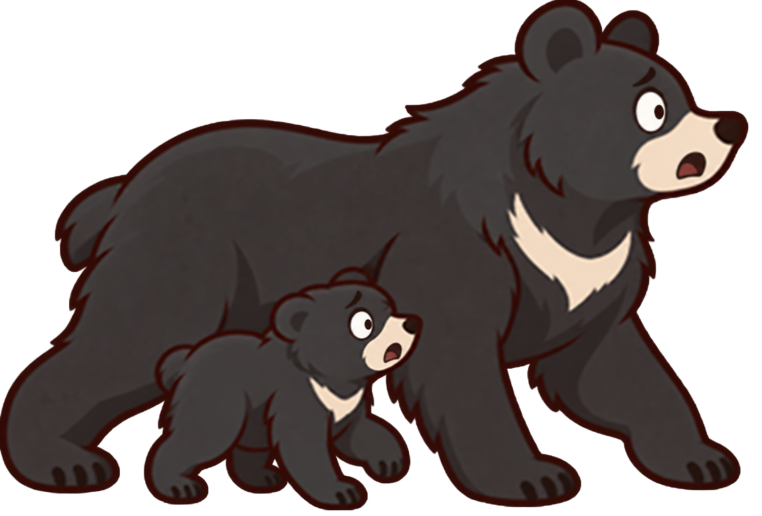
#> input picture concepts/animal-art-v1/panic-faces/bear-panic-src.png, 1524 x 1032 px (shown at 1/2 size)
$ python fit-panic.py bear-panic-src.png bear-source.png out.png 1.0
#> lines starting #> are read from the running program, lines starting #| are printed output that depends on the picture; after the words box and inside, x2 and y2 are one past the last pixel; in counts of white or black regions, pixels touching at a corner belong together
# usage: fit-panic.py <src.png> <calm.png> <out.png> [low=.55]
# Fits a ChatGPT panic edit onto the calm file's frame by matching the
# part below `low` (the legs), which the edit must not have moved. A head
# part (the fox) passes 0 to match the whole silhouette.
import sys
from PIL import Image
import numpy as np
src=Image.open(sys.argv[1]).convert('RGBA'); calm=Image.open(sys.argv[2]).convert('RGBA')
#> further down, src is the input picture: PIL image 1524x1032 RGBA; mean R, G, B, A 41.5, 33.8, 32.1, 155.3
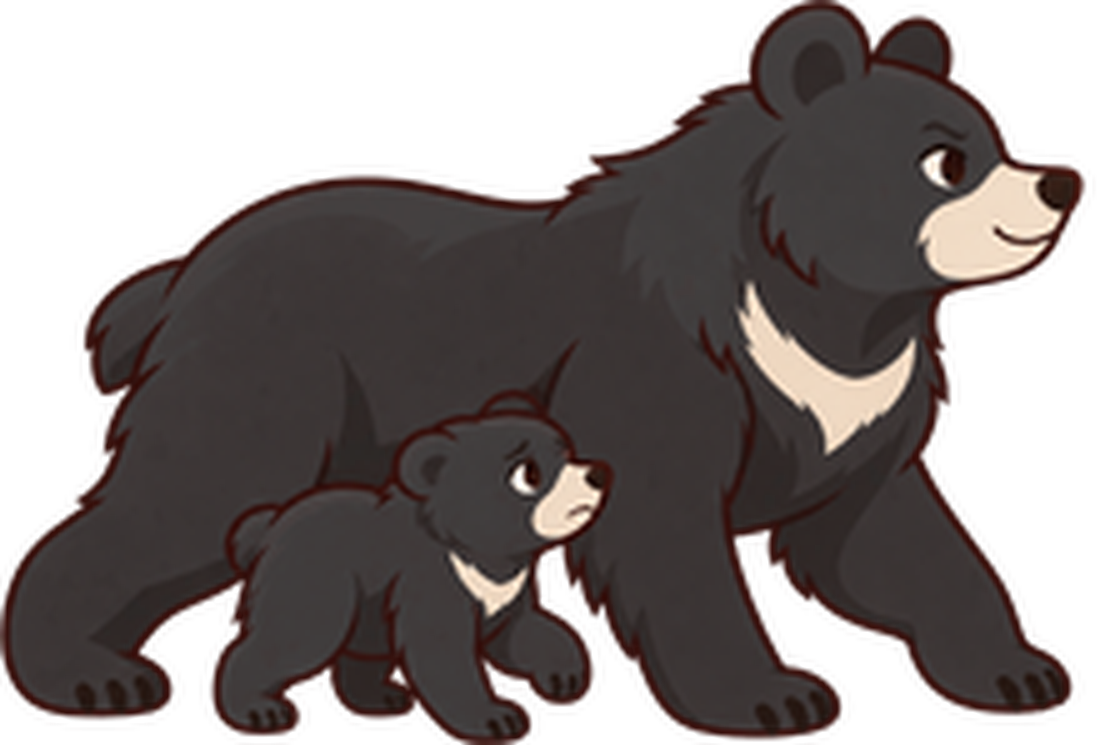
#> input picture concepts/animal-art-v1/panic-faces/bear-source.png, 1100 x 745 px
#> further down, calm is the input picture: PIL image 1100x745 RGBA; mean R, G, B, A 43.6, 35.5, 34.3, 154.1
print('src',src.size,'alpha range',np.array(src)[...,3].min(),np.array(src)[...,3].max(),'calm',calm.size)
#| src (1524, 1032) alpha range 0 255 calm (1100, 745)
ca=np.array(calm)[...,3]>128; H,W=ca.shape
#> after `ca = np.array(calm)[..., 3] > 128`:
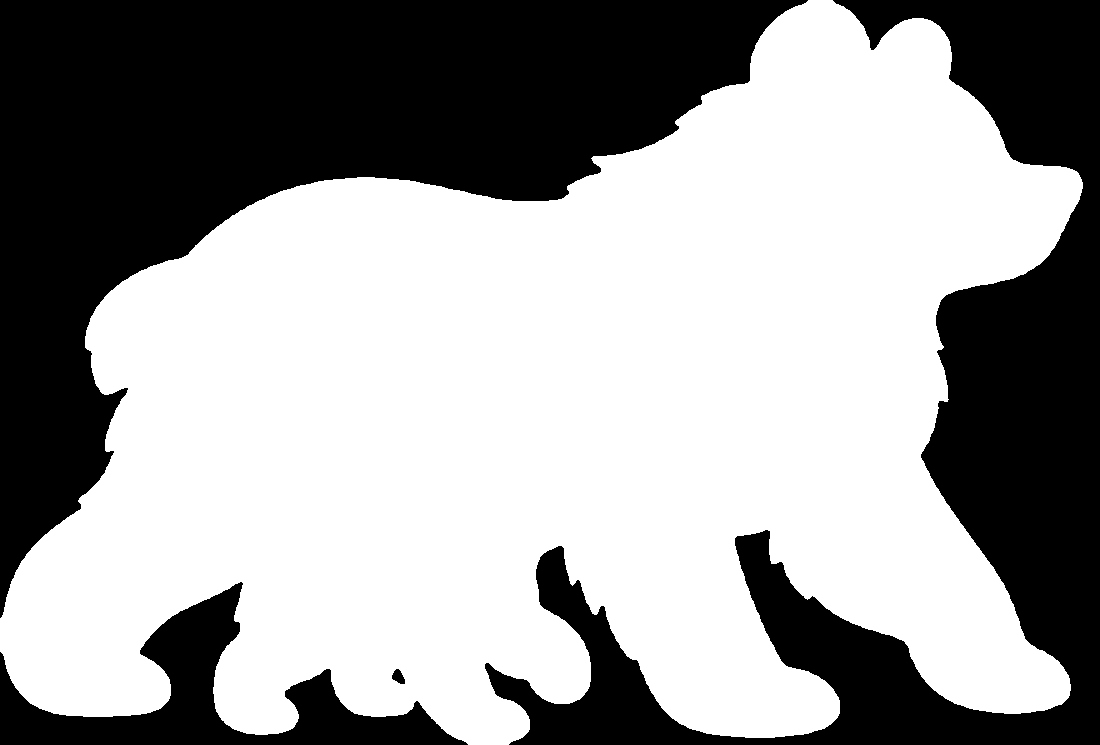
#> ca: shape (745, 1100) bool; 60.9% white; 4 black regions, box (x1, y1, x2, y2) and area: (0, 0, 808, 618) 176989, (485, 0, 1100, 745) 121022, (0, 582, 468, 745) 22378, (392, 669, 405, 684) 128
#> after `H, W = ca.shape`: H = 745; W = 1100
LOW=float(sys.argv[4]) if len(sys.argv)>4 else .55  # fraction of the height above the part that must not move
mask=np.zeros_like(ca); mask[int(H*LOW):,:]=True
def place(sc,dx,dy):
    w=round(W*sc); h=round(src.height*w/src.width)
    im=src.resize((w,h),Image.LANCZOS)
    x0=dx+(W-w)//2; y0=dy+(H-h)//2
    canvas=Image.new('RGBA',(W,H),(0,0,0,0))
    canvas.paste(im,(x0,y0),im)
    return canvas
best=None
for sc in np.arange(0.94,1.065,0.005):
    w=round(W*sc); h=round(src.height*w/src.width)
    a=np.array(src.resize((w,h),Image.LANCZOS))[...,3]>128
    for dx in range(-10,11):
        for dy in range(-10,11):
            can=np.zeros((H,W),bool); x0=dx+(W-w)//2; y0=dy+(H-h)//2
            sx,sy=max(0,-x0),max(0,-y0); tx,ty=max(0,x0),max(0,y0)
            ww=min(w-sx,W-tx); hh=min(h-sy,H-ty)
            can[ty:ty+hh,tx:tx+ww]=a[sy:sy+hh,sx:sx+ww]
            m=ca&mask; c=can&mask; iou=(m&c).sum()/max(1,(m|c).sum())
            if best is None or iou>best[0]: best=(iou,sc,dx,dy)
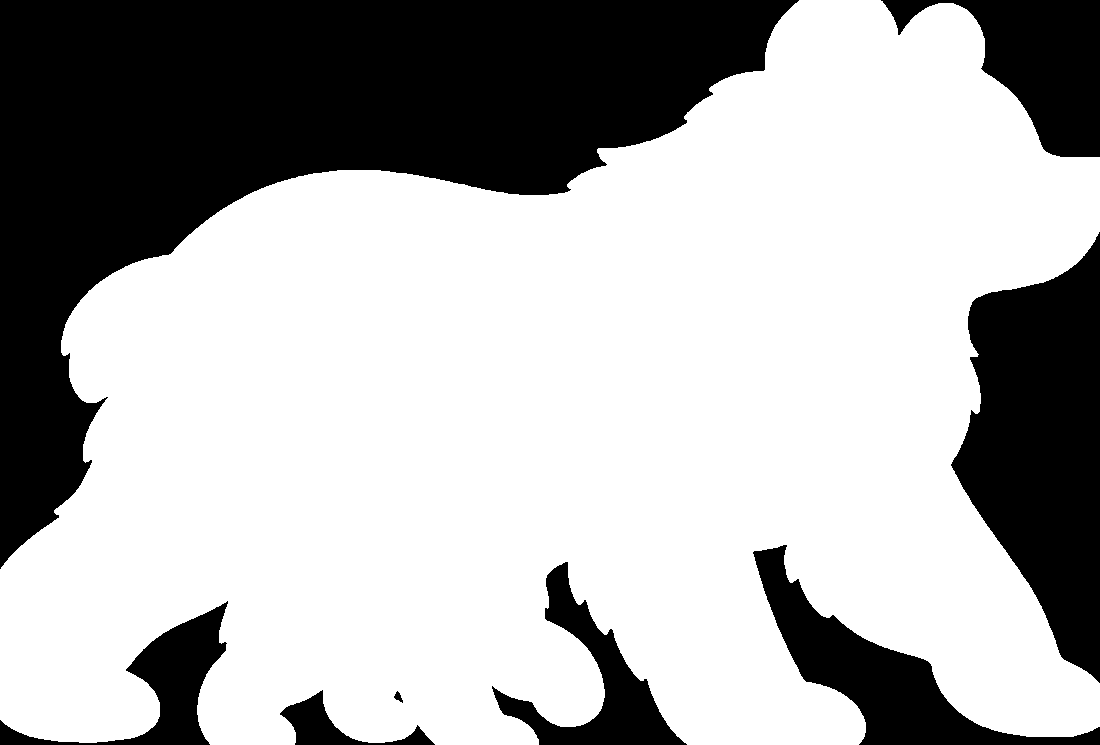
#> can: shape (745, 1100) bool; 68% white; 8 black regions, largest, box (x1, y1, x2, y2) and area: (0, 0, 799, 569) 166494, (951, 232, 1100, 683) 41731, (753, 545, 1100, 745) 17074
#> after the loop, best = (0, 0.94, -10, -10)
print('best lower-body IoU %.4f scale %.3f dx %d dy %d'%best)
#| best lower-body IoU 0.0000 scale 0.940 dx -10 dy -10
out=place(*best[1:]); out.save(sys.argv[3])
#> in place, `w = round(W * sc)`: w = 1034
#> in place, `h = round(src.height * w / src.width)`: h = 700
#> in place, `im=src.resize((w,h),Image.LANCZOS)`:
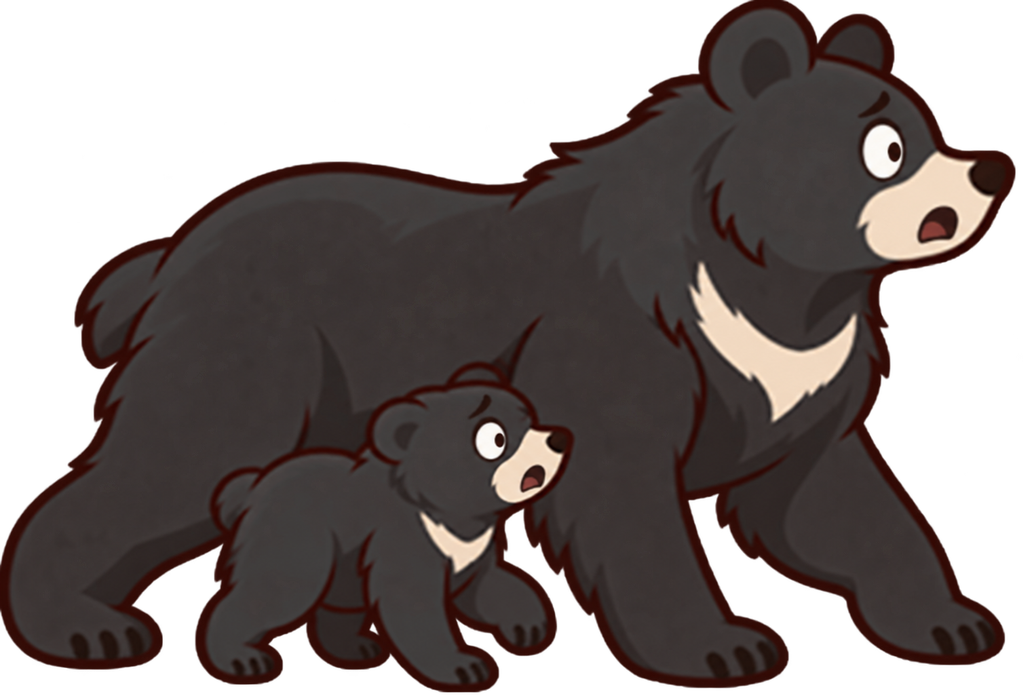
#> im: PIL image 1034x700 RGBA; mean R, G, B, A 41.1, 33.5, 31.8, 155.3; transparent parts drawn white
#> in place, `x0 = dx + (W - w) // 2`: x0 = 23
#> in place, `y0 = dy + (H - h) // 2`: y0 = 12
#> in place, `canvas=Image.new('RGBA',(W,H),(0,0,0,0))`: canvas: PIL image 1100x745 RGBA; every value is 0
#> in place, `canvas.paste(im,(x0,y0),im)`:
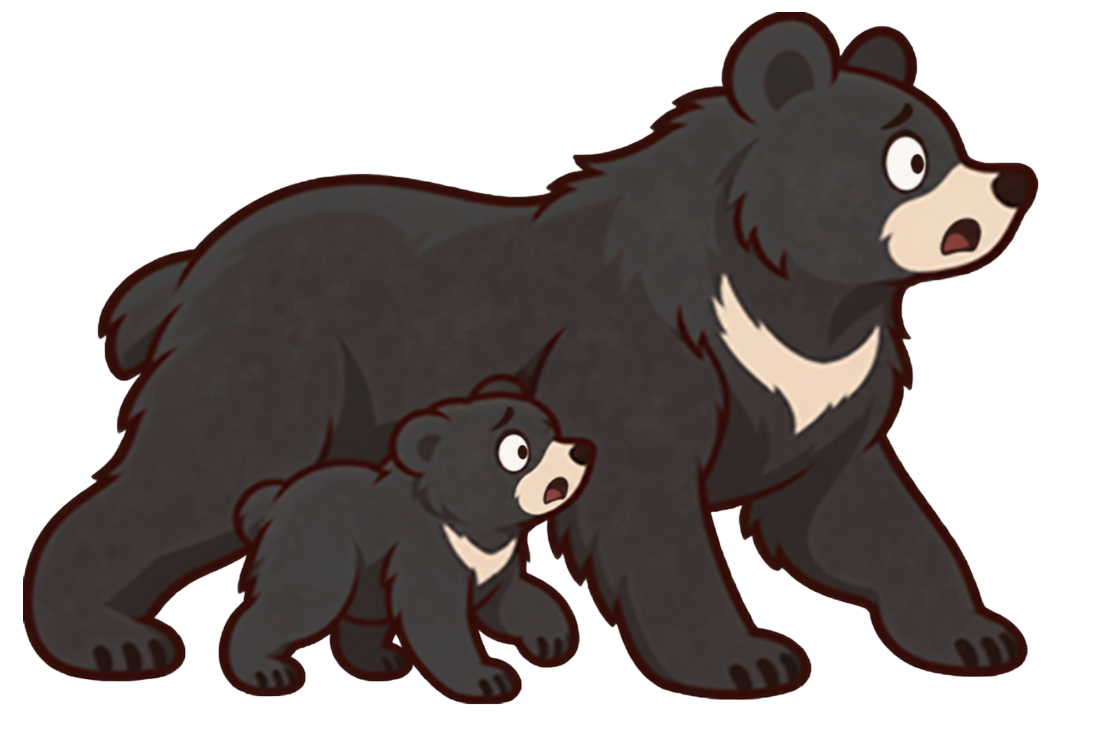
#> canvas: PIL image 1100x745 RGBA; mean R, G, B, A 35.6, 29.1, 27.7, 135.2; transparent parts drawn white
oa=np.array(out)[...,3]>128
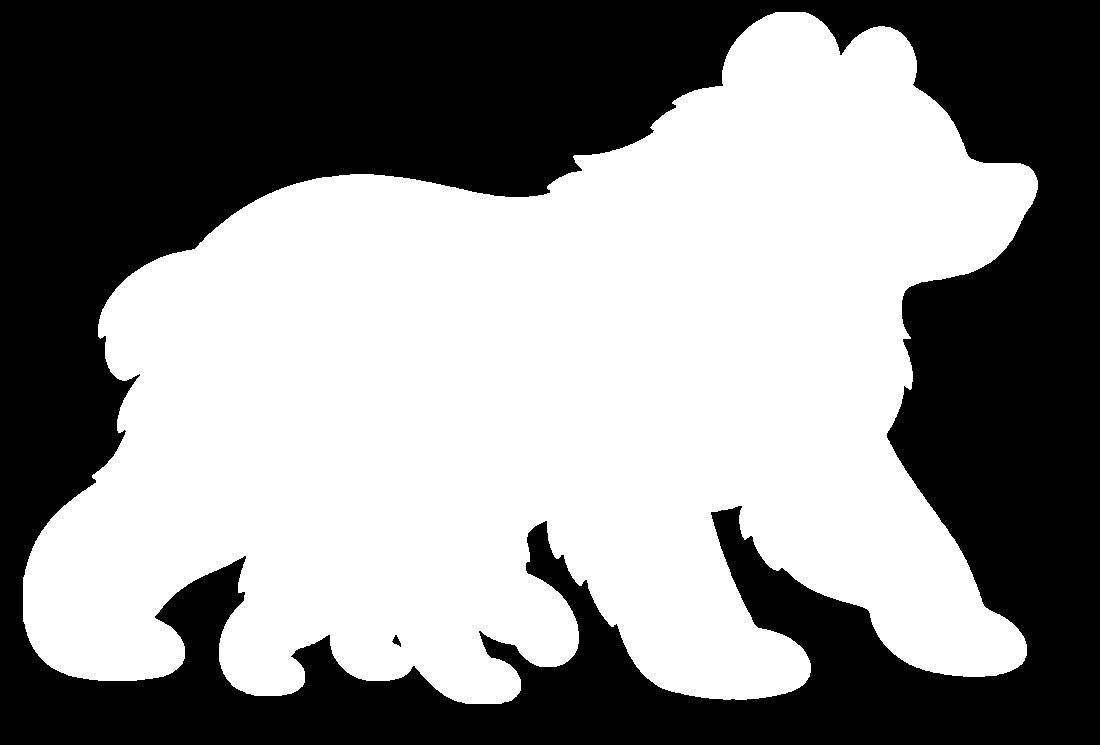
#> oa: shape (745, 1100) bool; 54.2% white; 2 black regions, box (x1, y1, x2, y2) and area: (0, 0, 1100, 745) 375427, (392, 635, 401, 647) 53
print('whole IoU %.4f'%((oa&ca).sum()/(oa|ca).sum()))
#| whole IoU 0.8448
